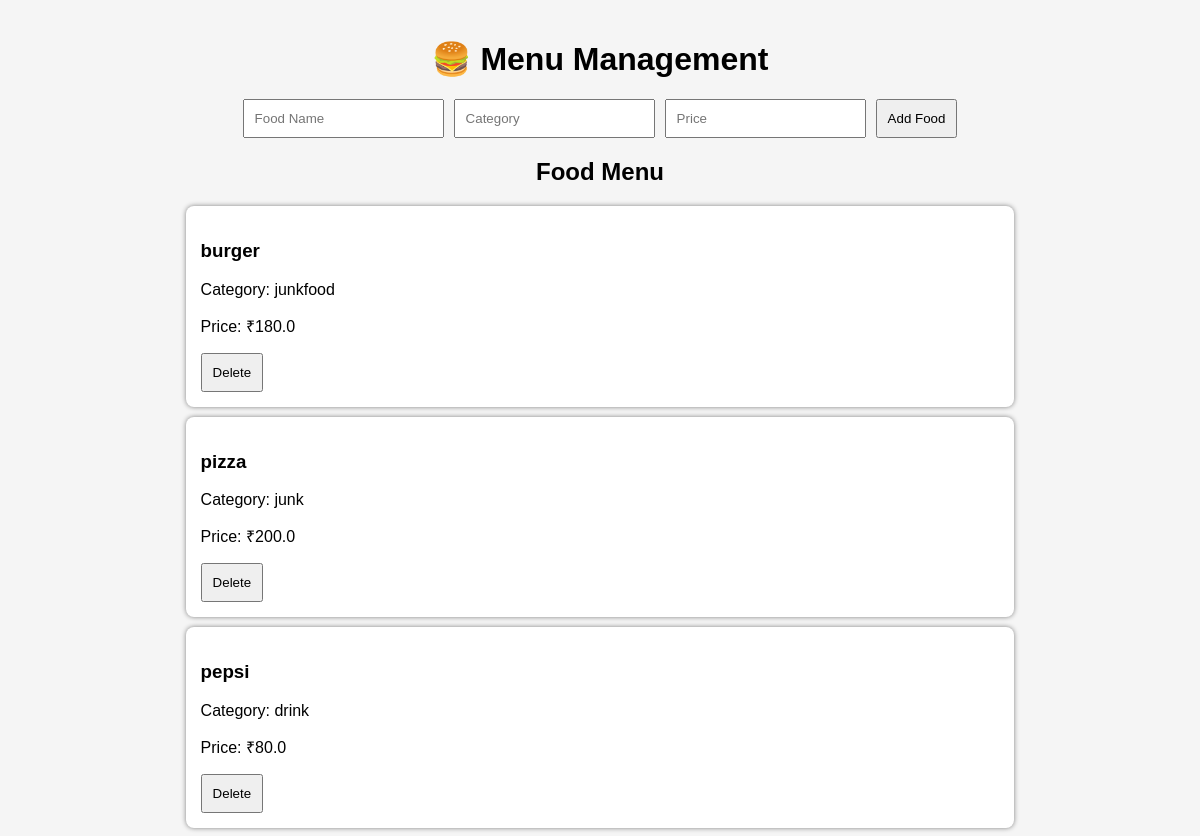
The page /menu on the database its author committed.
### tables this page shows
CREATE TABLE menu (
        id INTEGER PRIMARY KEY AUTOINCREMENT,
        food_name TEXT NOT NULL,
        category TEXT NOT NULL,
        price REAL NOT NULL
    );

### app.py (the view)
@app.route("/menu")
def menu():
    conn = sqlite3.connect("restaurant.db")
    cursor = conn.cursor()
    cursor.execute("SELECT * FROM menu")
    food_items = cursor.fetchall()
    conn.close()
    return render_template(
        "menu.html",
        food_items=food_items
    )

### templates/menu.html (shortened to what this page needs)
<!DOCTYPE html>
<html>
<head>
    <link rel="stylesheet"
          href="{{ url_for('static', filename='style.css') }}">
</head>
<body>
    <div class="container">
        <h1>🍔 Menu Management</h1>
        <form action="/add_food" method="POST">
            <input type="text"
                   name="food_name"
                   placeholder="Food Name"
                   required>
            <input type="text"
                   name="category"
                   placeholder="Category"
                   required>
            <input type="number"
                   name="price"
                   placeholder="Price"
                   required>
            <button type="submit">
                Add Food
            </button>
        </form>
        <h2>Food Menu</h2>
        {% for item in food_items %}
        <div class="food-card">
    <h3>{{ item[1] }}</h3>
    <p>Category: {{ item[2] }}</p>
    <p>Price: ₹{{ item[3] }}</p>
    <a href="/delete_food/{{ item[0] }}">
        <button>Delete</button>
    </a>
</div>
        {% endfor %}
    </div>
</body>
</html>

### static/style.css (style rules this page uses)
body { font-family: Arial; background-color: #f5f5f5; }
.container { width: 70%; margin: auto; margin-top: 40px; }
h1, h2 { text-align: center; }
form { display: flex; gap: 10px; justify-content: center; margin-bottom: 20px; }
input, button { padding: 10px; }
.food-card { background: #ffffff; padding: 15px; margin-top: 10px; border-radius: 8px; box-shadow: 0px 0px 5px gray; }

### rows shown on the page
menu: food_name "burger", category "junkfood", price "180.0"
menu: food_name "pizza", category "junk", price "200.0"
menu: food_name "pepsi", category "drink", price "80.0"
